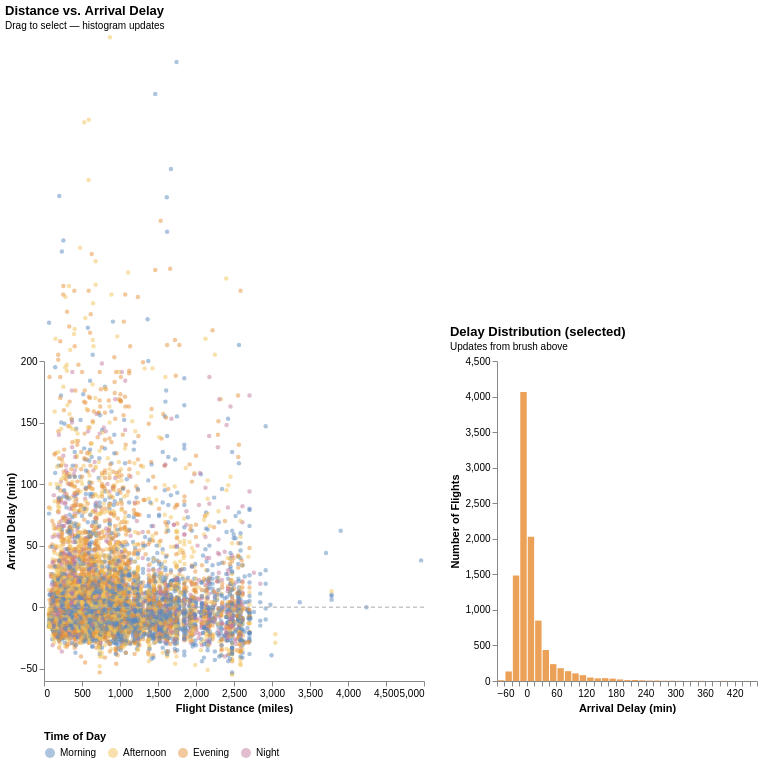

Write notebook code for a chart like this one.
### Code cell
# ── Viz 3 chart (hconcat: scatter + histogram) ────────────────────────────────
brush = alt.selection_interval(encodings=['x','y'], name='brush')

tod_scale = alt.Scale(
    domain=TOD_ORDER,
    range=[TOD_COLORS[t] for t in TOD_ORDER]
)

scatter = (
    alt.Chart(viz3_df)
    .mark_circle(size=20, opacity=0.5)
    .encode(
        x=alt.X('DISTANCE:Q', title='Flight Distance (miles)',
                axis=alt.Axis(labelFontSize=10, titleFontSize=11)),
        y=alt.Y('ARRIVAL_DELAY:Q', title='Arrival Delay (min)',
                scale=alt.Scale(domain=[-60, 200]),
                axis=alt.Axis(labelFontSize=10, titleFontSize=11)),
        color=alt.condition(
            brush,
            alt.Color('time_of_day:N', scale=tod_scale,
                      sort=TOD_ORDER,
                      legend=alt.Legend(title='Time of Day', orient='bottom',
                                        direction='horizontal', columns=4,
                                        labelFontSize=10, titleFontSize=11)),
            alt.value('#cccccc')
        ),
        tooltip=[
            alt.Tooltip('AIRLINE_NAME:N',  title='Airline'),
            alt.Tooltip('DISTANCE:Q',      title='Distance (mi)', format=','),
            alt.Tooltip('ARRIVAL_DELAY:Q', title='Arrival Delay (min)', format='.0f'),
            alt.Tooltip('time_of_day:N',   title='Time of Day'),
        ]
    )
    .add_params(brush)
    .properties(
        title=alt.TitleParams(text='Distance vs. Arrival Delay',
                              subtitle='Drag to select — histogram updates',
                              fontSize=13, subtitleFontSize=10, anchor='start'),
        width=380, height=320
    )
)

zero_rule = (
    alt.Chart(pd.DataFrame({'y':[0]}))
    .mark_rule(strokeDash=[4,3], strokeWidth=1, color='#aaa')
    .encode(y='y:Q')
)

histogram = (
    alt.Chart(viz3_df)
    .mark_bar(color=ACCENT, opacity=0.85)
    .encode(
        x=alt.X('ARRIVAL_DELAY:Q', bin=alt.Bin(step=15),
                title='Arrival Delay (min)',
                axis=alt.Axis(labelFontSize=10, titleFontSize=11)),
        y=alt.Y('count():Q', title='Number of Flights',
                axis=alt.Axis(labelFontSize=10, titleFontSize=11)),
        tooltip=[
            alt.Tooltip('ARRIVAL_DELAY:Q', bin=alt.Bin(step=15), title='Delay bin (min)'),
            alt.Tooltip('count():Q', title='Flights', format=','),
        ]
    )
    .transform_filter(brush)
    .properties(
        title=alt.TitleParams(text='Delay Distribution (selected)',
                              subtitle='Updates from brush above',
                              fontSize=13, subtitleFontSize=10, anchor='start'),
        width=260, height=320
    )
)

viz3 = (
    alt.hconcat(scatter + zero_rule, histogram, spacing=24)
    .configure(background='white')
    .configure_view(strokeWidth=0)
    .configure_axis(grid=False)
)

viz3.save('viz3.html')
print("Saved → viz3.html")
viz3

### Figure 1 — Vega-Lite specification as saved in the notebook (floating-point values rounded to 4 significant figures; data arrays with more than 128 entries replaced by an {"elided": "..."} marker saying what was removed)
{"config": {"view": {"continuousWidth": 300, "continuousHeight": 300, "strokeWidth": 0}, "axis": {"grid": false}, "background": "white"}, "hconcat": [{"layer": [{"data": {"name": "data-82f1fa94d3d62cac23463252caabbd52"}, "mark": {"type": "circle", "opacity": 0.5, "size": 20}, "encoding": {"color": {"condition": {"param": "brush", "field": "time_of_day", "legend": {"columns": 4, "direction": "horizontal", "labelFontSize": 10, "orient": "bottom", "title": "Time of Day", "titleFontSize": 11}, "scale": {"domain": ["Morning", "Afternoon", "Evening", "Night"], "range": ["#5b8abf", "#f2c45a", "#e8913a", "#c47ba0"]}, "sort": ["Morning", "Afternoon", "Evening", "Night"], "type": "nominal"}, "value": "#cccccc"}, "tooltip": [{"field": "AIRLINE_NAME", "title": "Airline", "type": "nominal"}, {"field": "DISTANCE", "format": ",", "title": "Distance (mi)", "type": "quantitative"}, {"field": "ARRIVAL_DELAY", "format": ".0f", "title": "Arrival Delay (min)", "type": "quantitative"}, {"field": "time_of_day", "title": "Time of Day", "type": "nominal"}], "x": {"axis": {"labelFontSize": 10, "titleFontSize": 11}, "field": "DISTANCE", "title": "Flight Distance (miles)", "type": "quantitative"}, "y": {"axis": {"labelFontSize": 10, "titleFontSize": 11}, "field": "ARRIVAL_DELAY", "scale": {"domain": [-60, 200]}, "title": "Arrival Delay (min)", "type": "quantitative"}}, "name": "view_3", "title": {"text": "Distance vs. Arrival Delay", "anchor": "start", "fontSize": 13, "subtitle": "Drag to select — histogram updates", "subtitleFontSize": 10}}, {"data": {"name": "data-06fd9f850666401b4599de5588b60692"}, "mark": {"type": "rule", "color": "#aaa", "strokeDash": [4, 3], "strokeWidth": 1}, "encoding": {"y": {"field": "y", "type": "quantitative"}}}], "height": 320, "width": 380}, {"data": {"name": "data-82f1fa94d3d62cac23463252caabbd52"}, "mark": {"type": "bar", "color": "#e8913a", "opacity": 0.85}, "encoding": {"tooltip": [{"bin": {"step": 15}, "field": "ARRIVAL_DELAY", "title": "Delay bin (min)", "type": "quantitative"}, {"aggregate": "count", "format": ",", "title": "Flights", "type": "quantitative"}], "x": {"axis": {"labelFontSize": 10, "titleFontSize": 11}, "bin": {"step": 15}, "field": "ARRIVAL_DELAY", "title": "Arrival Delay (min)", "type": "quantitative"}, "y": {"aggregate": "count", "axis": {"labelFontSize": 10, "titleFontSize": 11}, "title": "Number of Flights", "type": "quantitative"}}, "height": 320, "title": {"text": "Delay Distribution (selected)", "anchor": "start", "fontSize": 13, "subtitle": "Updates from brush above", "subtitleFontSize": 10}, "transform": [{"filter": {"param": "brush"}}], "width": 260}], "params": [{"name": "brush", "select": {"type": "interval", "encodings": ["x", "y"]}, "views": ["view_3"]}], "spacing": 24, "$schema": "https://vega.github.io/schema/vega-lite/v5.8.0.json", "datasets": {"data-82f1fa94d3d62cac23463252caabbd52": {"elided": "10000 records"}, "data-06fd9f850666401b4599de5588b60692": [{"y": 0}]}}
